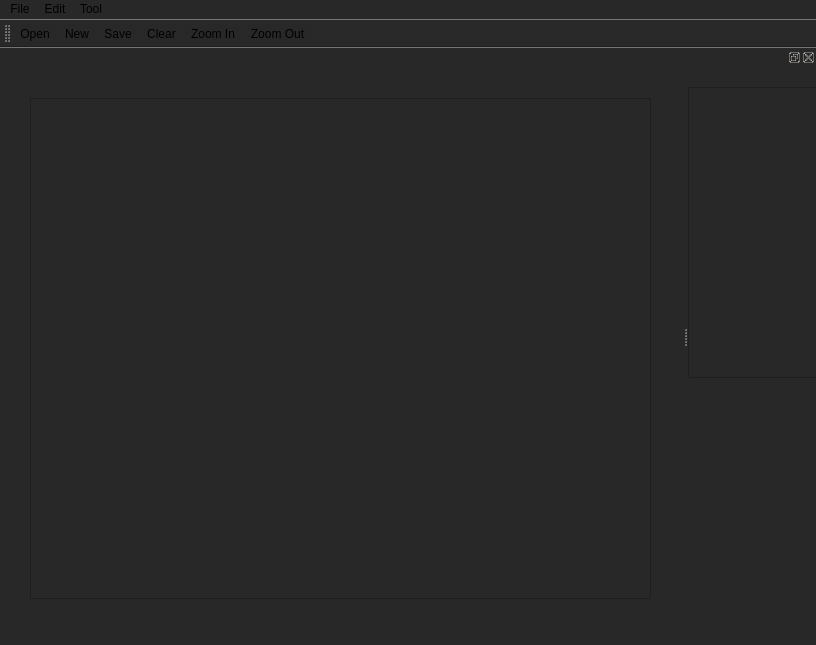
<?xml version="1.0" encoding="UTF-8"?>
<ui version="4.0">
 <class>MainWindow</class>
 <widget class="QMainWindow" name="MainWindow">
  <property name="geometry">
   <rect>
    <x>0</x>
    <y>0</y>
    <width>816</width>
    <height>645</height>
   </rect>
  </property>
  <property name="sizePolicy">
   <sizepolicy hsizetype="Preferred" vsizetype="Preferred">
    <horstretch>0</horstretch>
    <verstretch>0</verstretch>
   </sizepolicy>
  </property>
  <property name="minimumSize">
   <size>
    <width>600</width>
    <height>400</height>
   </size>
  </property>
  <property name="windowTitle">
   <string>MainWindow</string>
  </property>
  <property name="styleSheet">
   <string notr="true">background-color: rgb(40, 40, 40);</string>
  </property>
  <widget class="QWidget" name="centralwidget">
   <widget class="GMGraphicsView" name="graphicsView">
    <property name="geometry">
     <rect>
      <x>30</x>
      <y>50</y>
      <width>621</width>
      <height>501</height>
     </rect>
    </property>
    <property name="minimumSize">
     <size>
      <width>200</width>
      <height>0</height>
     </size>
    </property>
   </widget>
  </widget>
  <widget class="QMenuBar" name="menubar">
   <property name="geometry">
    <rect>
     <x>0</x>
     <y>0</y>
     <width>816</width>
     <height>22</height>
    </rect>
   </property>
   <widget class="QMenu" name="menuFile">
    <property name="title">
     <string>File</string>
    </property>
    <addaction name="actionNew"/>
    <addaction name="actionOpen"/>
    <addaction name="actionSave"/>
    <addaction name="actionSave_As"/>
    <addaction name="separator"/>
    <addaction name="actionExit_2"/>
   </widget>
   <widget class="QMenu" name="menuEdit">
    <property name="title">
     <string>Edit</string>
    </property>
    <addaction name="actionUndo"/>
    <addaction name="actionCopy"/>
    <addaction name="separator"/>
    <addaction name="actionDelete"/>
   </widget>
   <widget class="QMenu" name="menuTool">
    <property name="title">
     <string>Tool</string>
    </property>
    <addaction name="actionZoom_In"/>
    <addaction name="actionZoom_Out"/>
    <addaction name="actionClear"/>
   </widget>
   <addaction name="menuFile"/>
   <addaction name="menuEdit"/>
   <addaction name="menuTool"/>
  </widget>
  <widget class="QStatusBar" name="statusbar"/>
  <widget class="QToolBar" name="toolBar">
   <property name="windowTitle">
    <string>toolBar</string>
   </property>
   <attribute name="toolBarArea">
    <enum>TopToolBarArea</enum>
   </attribute>
   <attribute name="toolBarBreak">
    <bool>false</bool>
   </attribute>
   <addaction name="actionOpen"/>
   <addaction name="actionNew"/>
   <addaction name="actionSave"/>
   <addaction name="actionClear"/>
   <addaction name="actionZoom_In"/>
   <addaction name="actionZoom_Out"/>
  </widget>
  <widget class="QDockWidget" name="dockWidget_2">
   <property name="minimumSize">
    <size>
     <width>128</width>
     <height>38</height>
    </size>
   </property>
   <attribute name="dockWidgetArea">
    <number>2</number>
   </attribute>
   <widget class="QWidget" name="dockWidgetContents_2">
    <widget class="GMQtListWidget" name="listWidget">
     <property name="geometry">
      <rect>
       <x>0</x>
       <y>20</y>
       <width>171</width>
       <height>291</height>
      </rect>
     </property>
    </widget>
   </widget>
  </widget>
  <action name="actionUndo">
   <property name="text">
    <string>Undo</string>
   </property>
  </action>
  <action name="actionCopy">
   <property name="text">
    <string>Redo</string>
   </property>
  </action>
  <action name="actionOpen">
   <property name="icon">
    <iconset resource="../resource.qrc">
     <normaloff>:/rec/resource/img/folder.svg</normaloff>:/rec/resource/img/folder.svg</iconset>
   </property>
   <property name="text">
    <string>Open</string>
   </property>
  </action>
  <action name="actionSave">
   <property name="icon">
    <iconset>
     <normalon>:/rec/resource/img/save.png</normalon>
    </iconset>
   </property>
   <property name="text">
    <string>Save</string>
   </property>
  </action>
  <action name="actionSave_As">
   <property name="text">
    <string>Save As...</string>
   </property>
  </action>
  <action name="actionExit">
   <property name="text">
    <string>Exit</string>
   </property>
  </action>
  <action name="actionDelete">
   <property name="text">
    <string>Delete</string>
   </property>
  </action>
  <action name="actionExit_2">
   <property name="text">
    <string>Exit</string>
   </property>
  </action>
  <action name="actionNew">
   <property name="icon">
    <iconset>
     <normalon>:/rec/resource/img/new.svg</normalon>
    </iconset>
   </property>
   <property name="text">
    <string>New</string>
   </property>
  </action>
  <action name="actionZoom_In">
   <property name="icon">
    <iconset resource="../resource.qrc">
     <normaloff>:/rec/resource/img/zoomin.png</normaloff>:/rec/resource/img/zoomin.png</iconset>
   </property>
   <property name="text">
    <string>Zoom In</string>
   </property>
  </action>
  <action name="actionZoom_Out">
   <property name="icon">
    <iconset>
     <normalon>:/rec/resource/img/zoomout.png</normalon>
    </iconset>
   </property>
   <property name="text">
    <string>Zoom Out</string>
   </property>
  </action>
  <action name="actionClear">
   <property name="icon">
    <iconset resource="../resource.qrc">
     <normaloff>:/rec/resource/img/clear.png</normaloff>:/rec/resource/img/clear.png</iconset>
   </property>
   <property name="text">
    <string>Clear</string>
   </property>
  </action>
 </widget>
 <customwidgets>
  <customwidget>
   <class>GMGraphicsView</class>
   <extends>QGraphicsView</extends>
   <header>gmgraphicsview.h</header>
  </customwidget>
  <customwidget>
   <class>GMQtListWidget</class>
   <extends>QListWidget</extends>
   <header>gmqtlistwidget.h</header>
  </customwidget>
 </customwidgets>
 <resources>
  <include location="../resource.qrc"/>
  <include location="../resource.qrc"/>
 </resources>
 <connections/>
</ui>
